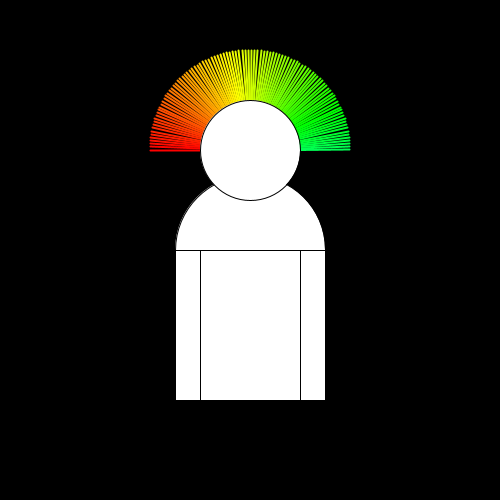
Frame 1 (no input)
Frame 60 (the mouse pressed at the canvas centre just before this capture): identical to frame 1, image omitted
Frame 120 (the mouse held since frame 60 and released just before this capture): identical to frame 1, image omitted

The Processing sketch that drew this single still picture (run headless with seeded random() and noise(); from frame 60 on, the mouse is pressed at the canvas centre):

// Processing sketch: Portrait_09_loop_vec
// ── Portrait_09_loop_vec.pde
/* 
 *  Portrait 09
 *  Loop für die Haare, drehen pushMatrix/popMatrix, pushStyle/popStyle
 *  HKB 16 Parametric Design, MR
 */

int dicke=100;
int mitteX;
int mitteY;
int anzahlHaare=100;

// Setup Funktion, wird einmal aufgerufen
void setup() { 
  size(500, 500);
  mitteX=width/2;
  mitteY=height/2;
  colorMode(HSB);
}

// Draw Funktion, wird geloopt
void draw() {

  background(0);
  stroke(0);
  arc(mitteX, 250, dicke*1.5, 150, -PI, 0, OPEN);

  pushStyle();
  pushMatrix();
  stroke(255);
  strokeWeight(2);
  translate(mitteX, mitteY-100);
  float startangle=-180;
  rotate(radians(startangle));
  float angle=180.0/float(anzahlHaare-1);
  for (int i=0; i<anzahlHaare; i++) { 
    float hue=i%255;
    float len=(sin(i/10.0))*30+150; 
    
    stroke(hue,255,255);
    line(0, 0, 100, 0);    
    rotate(radians(angle));
  }
  popMatrix();
  popStyle();

  ellipse(mitteX, mitteY-100, 100, 100);
  rect(mitteX-dicke/2, mitteY, dicke, 150);
  rect(mitteX-dicke*3/4, mitteY, dicke/4, 150);
  rect(mitteX+dicke/2, mitteY, dicke/4, 150);
}


void mouseMoved() {
  anzahlHaare=mouseX;
}
